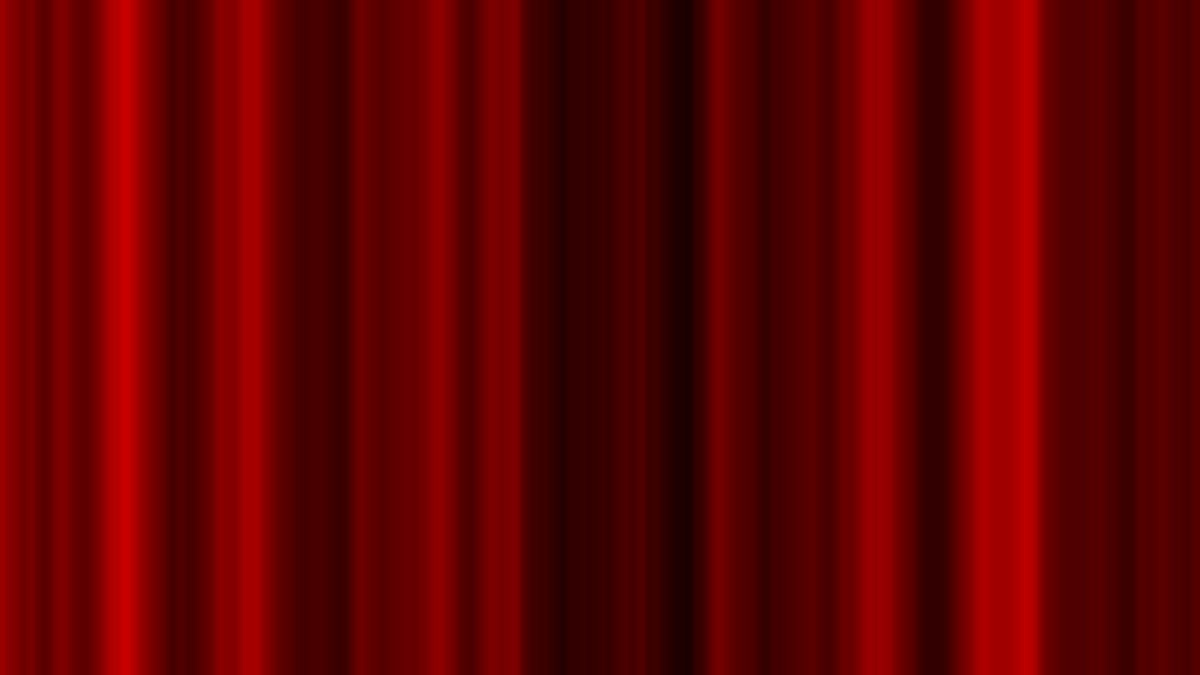
Frame 1 (no input)
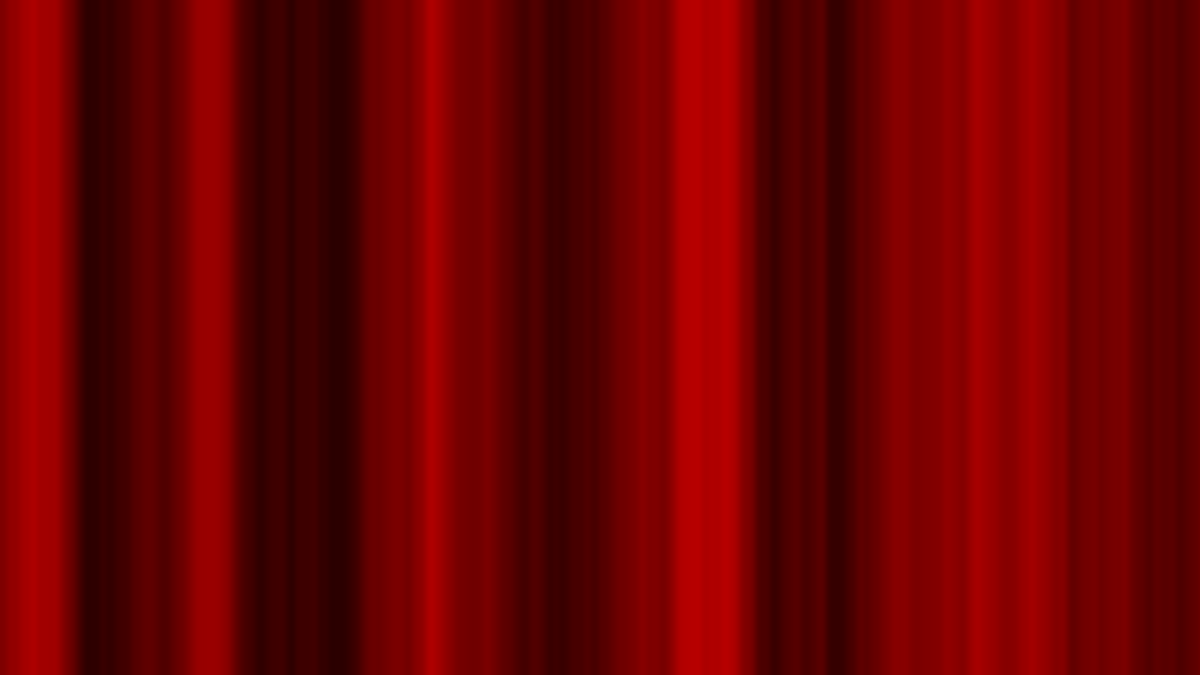
Frame 60 (the mouse pressed at the canvas centre just before this capture)
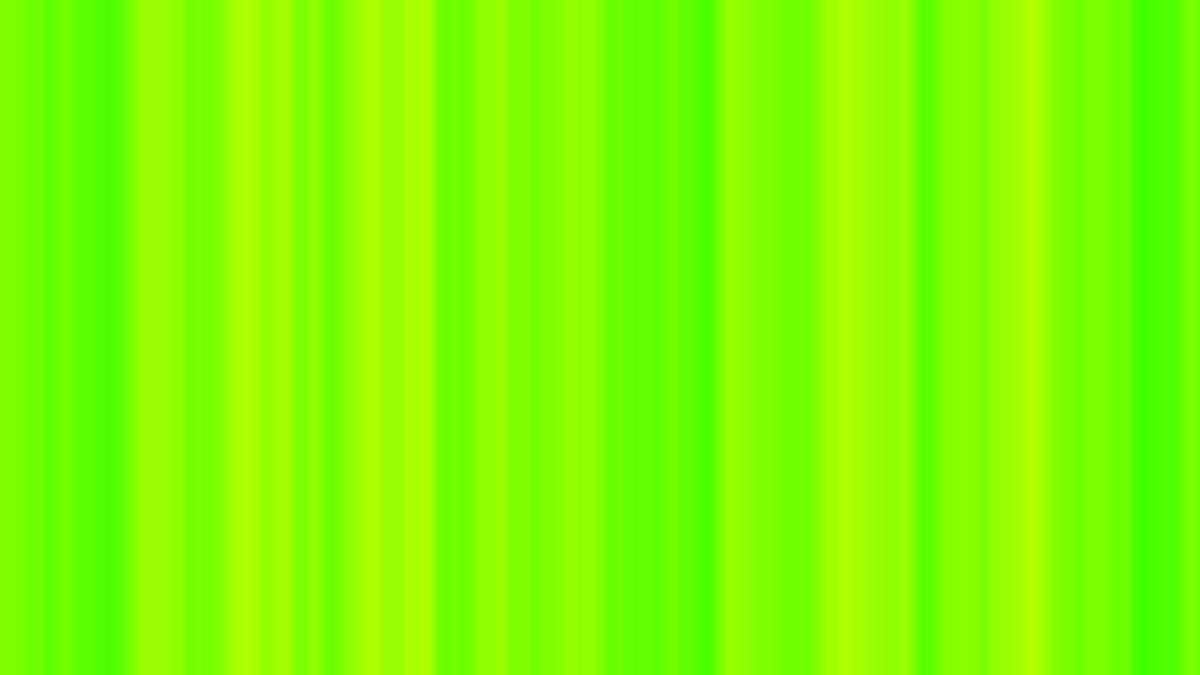
Frame 120 (the mouse held since frame 60 and released just before this capture)

The Processing sketch that drew these frames (run headless with seeded random() and noise(); from frame 60 on, the mouse is pressed at the canvas centre):

// Processing sketch: perlinNoise
// ── perlinNoise.pde
  float inp = 0.0;
  float xoff = 0.0;
void setup(){
  size(1920, 1080);
  frameRate(60);
  loadPixels();
}

void draw(){
float inp = 0.0;
for (int x = 0; x < width; x++) {
  float yoff = 0.0;
  for (int y = 0; y < height; y++) {
    float bright = map(noise(xoff,inp * yoff),0,1,0,255);;
    pixels[(x)+(y*width)] = color(bright,mouseY,inp);
    yoff += 0.01;
  }
  xoff += 0.01;
}
  inp = random(255);
  updatePixels();
}
